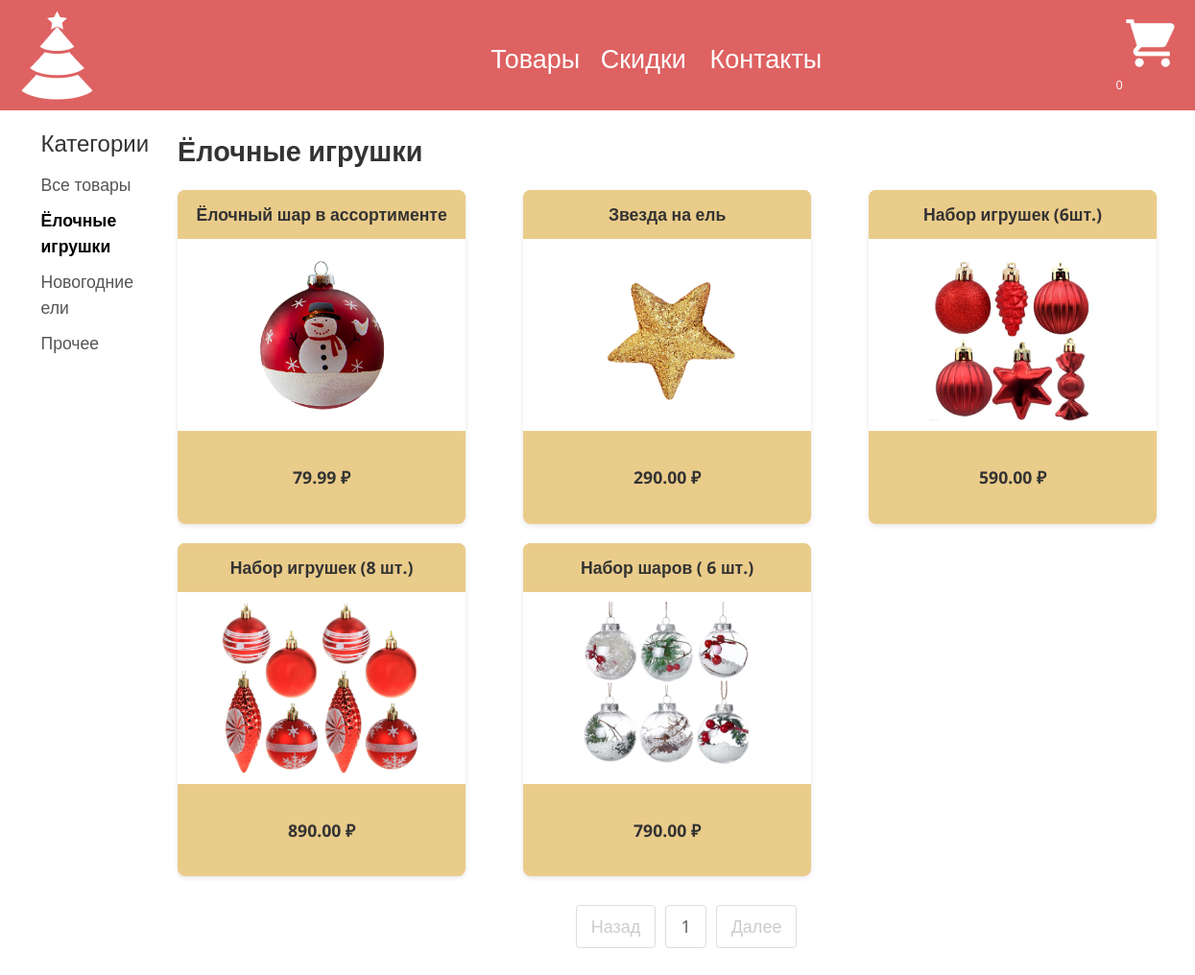
The page /shop/category/yolochnye-igrushki/ on the database its author committed.
### main/models.py (models this page shows, shortened)
class Category(models.Model):
    name = models.CharField(max_length=20,
                            unique=True)
    slug = models.SlugField(max_length=20,
                            unique=True)
    class Meta:
        ordering = ['name']
        indexes = [models.Index(fields=['name'])]
        verbose_name = 'category'
        verbose_name_plural = 'categories'
    def get_absolute_url(self):
        return reverse("main:product_list_by_category",
                       args=[self.slug])

class Product(models.Model):
    category = models.ForeignKey(Category,
                                 related_name='products',
                                 on_delete=models.CASCADE)
    name = models.CharField(max_length=27)
    slug = models.SlugField(max_length=50)
    image = models.ImageField(upload_to='products/%Y/%m/%d',
                              blank=True)
    description = models.TextField(blank=True)
    price = models.DecimalField(max_digits=10,
                                decimal_places=2)
    available = models.BooleanField(default=True)
    created = models.DateTimeField(auto_now_add=True)
    updated = models.DateTimeField(auto_now=True)
    discount = models.DecimalField(default=0.00, max_digits=4,
                                   decimal_places=2)
    class Meta:
        ordering = ['name']
        indexes = [
            models.Index(fields=['id', 'slug']),
            models.Index(fields=['name']),
            models.Index(fields=['-created']),
        ]
    def get_absolute_url(self):
        return reverse('main:product_detail',
                       args=[self.slug])

### main/views.py (the view)
# urls.py: path('shop/', views.product_list, name='product_list'),
def product_list(request, category_slug=None):
    page = request.GET.get('page', 1)
    category = None
    categories = Category.objects.all()
    products = Product.objects.filter(available=True)
    paginator = Paginator(products, 8)
    current_page = paginator.page(int(page))
    if category_slug:
        category = get_object_or_404(Category,
                                     slug=category_slug)
        paginator = Paginator(products.filter(category=category), 8)
        current_page = paginator.page(int(page))
    return render(request,
                  'main/product/list.html',
                  {'category': category,
                   'categories': categories,
                   'products': current_page,
                   'slug_url': category_slug})

### cart/cart.py (called while the page is built)
    def __len__(self):
        return sum(item['quantity'] for item in self.cart.values())

### cart/context_processors.py (called while the page is built)
def cart(request):
    return{'cart' : Cart(request)}

### main/templates/main/product/list.html (shortened to what this page needs)
{% extends "main/base.html" %}
{% load static %}
{% block content %}
    <div class="list">
        <div class="sidebar">
            <h3>Категории</h3>
            <ul>
                <li {% if not category %}class="selected"{% endif %}>
                    <a href="{% url "main:product_list" %}">Все товары</a>
                </li>
                {% for c in categories %}
                    <li {% if category.slug == c.slug %}class="selected"{% endif %}>
                        <a href="{{ c.get_absolute_url}}">{{ c.name }}</a>
                    </li>
                {% endfor %}
            </ul>
        </div>
        <div class="main">
            <div class="main-title">
                {% if category %}{{ category.name}}{%else%}Товары{% endif %}
            </div>
            <div class="product-list">
                <div class="item">
                    {% for product in products %}
                        <div class="item">
                            <a href="{{product.get_absolute_url}}" class="home-card">
                                <h5 class="title-card">{{product.name}}</h5>
                                <img src="{{ product.image.url }}" alt="" class="card-img">
                                {% if product.discount %}
                                    <div class="card-discount">
                                        <p class="line">{{ product.price }} ₽</p>
                                        <p>{{ product.sell_price }} ₽</p>
                                    </div>
                                {% else %}
                                    <p class="price">{{ product.price }} ₽</p>
                                {% endif %}
                            </a>
                        </div>
                    {% endfor %}
                </div>
            </div>
            <ul class="pagination">
                <li class="{% if not products.has_previous %}disabled{% endif %}">
                    <a href="{% if products.has_previous %}?page={{ products.previous_page_number }}{% endif %}">Назад</a>
                </li>
                {% for page in products.paginator.page_range %}
                    {% if page >= products.number|add:-2 and page <= products.number|add:2 %}
                        <li>
                            <a href="?page={{ page }}" class="{% if products.number == page %}disabled{% endif %}">{{ page }}</a>
                        </li>
                    {% endif %}
                {% endfor %}
                <li class="{% if not products.has_next %}disabled{% endif %}">
                    <a href="{% if products.has_next %}?page={{ products.next_page_number }}{% endif %}">Далее</a>
                </li>
            </ul>
        </div>
    </div>
{% endblock content %}

### main/static/css/base.css (style rules this page uses)
body { font-family: "Open Sans", sans-serif; font-size: 18px; padding: 0; margin: 0; overflow-x:hidden; }
ul { list-style: none; }
a { text-decoration: none; color: black; }
h3 { font-size: 36px; }
h5 { font-size: 18px; margin: 0; font-weight: 600; }
.home-card { min-width: 200px; width: 300px; height: 220px; background-color: #EACC8A; border-radius: 15px; }
.title-card { margin-top: 20px; margin-left: 10px; font-size: 20px; font-weight: bold; margin-bottom: 8px; color: #333; }
.card-img { height: 40%; width: 40%; background-color: #DE6262; }
.price { margin-left: 10px; font-size: 20px; margin-bottom: 8px; color: #333; }
.item { display: flex; flex-wrap: wrap; gap: 20px; justify-content: center; }
.list { display: flex; max-width: 1200px; margin: 0 auto; padding: 20px; }
.sidebar { width: 250px; padding-right: 30px; }
.sidebar h3 { font-size: 1.5rem; margin-bottom: 15px; color: #333; }
.sidebar ul { list-style: none; padding: 0; }
.sidebar li { margin-bottom: 10px; }
.sidebar a { text-decoration: none; color: #555; font-size: 1.1rem; transition: color 0.3s; }
.sidebar .selected a { color: #000; font-weight: bold; }
.main { flex: 1; }
.main-title { font-size: 1.8rem; margin-bottom: 20px; color: #333; font-weight: bold; }
.product-list { margin-bottom: 30px; }
.product-list .item { display: grid; grid-template-columns: repeat(3, 1fr); gap: 20px; }
.home-card { display: flex; flex-direction: column; text-decoration: none; color: #333; background: #EACC8A; border-radius: 8px; overflow: hidden; box-shadow: 0 2px 5px rgba(0,0,0,0.1); transition: transform 0.3s, box-shadow 0.3s; height: 100%; }
.title-card { padding: 15px; margin: 0; font-size: 1.1rem; text-align: center; background: #EACC8A; }
.card-img { width: 100%; height: 200px; object-fit: contain; padding: 10px; background: #fff; }
.price, .card-discount { padding: 10px 15px; text-align: center; font-size: 1.2rem; font-weight: bold; color: #333; margin-top: auto; }
.pagination { display: flex; justify-content: center; list-style: none; padding: 0; margin-top: 30px; }
.pagination li { margin: 0 5px; }
.pagination a { display: inline-block; padding: 8px 15px; text-decoration: none; color: #555; border: 1px solid #ddd; border-radius: 4px; transition: all 0.3s; }
.pagination .disabled a { color: #ccc; pointer-events: none; cursor: default; }
.price { font-size: 1.5rem; font-weight: bold; color: #333; margin: 25px 0; }
.price { font-size: 1.1rem; font-weight: bold; color: #333; }

### rows shown on the page
Category: name "Ёлочные игрушки"
Category: name "Новогодние ели"
Category: name "Прочее"
Product: name "Ёлочный шар в ассортименте", image (picture), price "79.99"
Product: name "Звезда на ель", image (picture), price "290.00"
Product: name "Набор игрушек (6шт.)", image (picture), price "590.00"
Product: name "Набор игрушек (8 шт.)", image (picture), price "890.00"
Product: name "Набор шаров ( 6 шт.)", image (picture), price "790.00"

### other values the page prints
{{ page }} "1"
